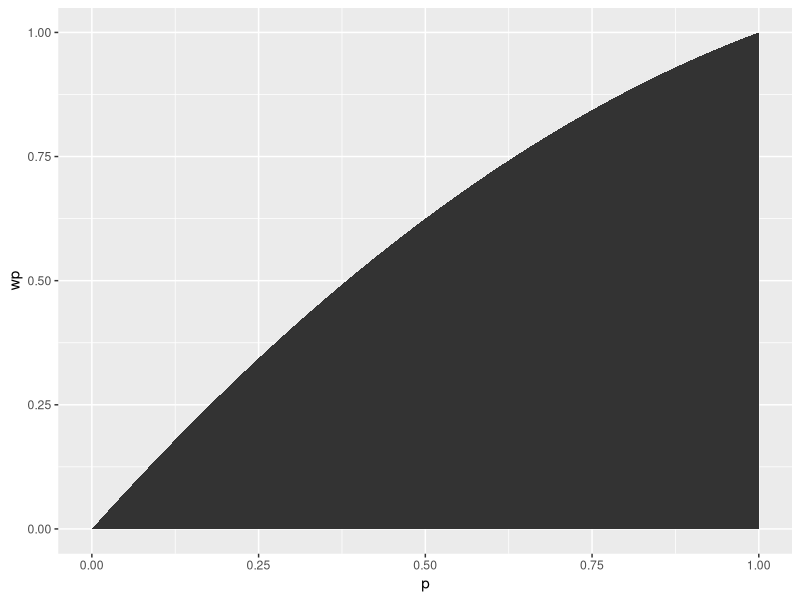

Write the R code that produced this figure.
# Solving puzzle from: https://fivethirtyeight.com/features/can-you-trek-the-triangle/

# Load tidyverse
library(tidyverse)

# The following scenarios are how the 'going for two' scenario would play out
two_point_scenarios <- tribble(
  ~'Scenario #', ~'Try1', ~'Try1_Success', ~'Try2', ~'Try2_Success', ~'Game_Result',
  1, 2, FALSE, 2, FALSE, 0, # Go for it 2x and fail (you lose)
  2, 2, FALSE, 2, TRUE, 0.5, # Go for it 2x and succeed once (OT)
  3, 2, TRUE, 1, TRUE, 1 # Go for it 1x and succeed, then kick extra pt (you win)
)

# Simulate scenarios
outcomes <- data.frame()
for(p in seq(0, 1, by = 0.001)){
  tmp <- two_point_scenarios
  tmp$p <- p
  tmp$win_probs <- c((1-p)**2, p*(1-p), p)
  tmp$wtd_win_prob <- tmp$Game_Result*tmp$win_probs
  outcomes <- rbind(outcomes, win_prob = data.frame(p, wp = sum(tmp$wtd_win_prob)))
}

# Plot the possibilities
ggplot(outcomes, aes(x = p, y = wp)) + geom_area()

# What you need to do algebraically is solve the formula:
# 0.5 = 0*(1-p)^2 + 0.5*(p)(1-p) + 1*p
# Because this would be the average expected wins in each of the 3 'go for it' 
# scenarios (provided p % chance of success on a given 2 pt attempt.)
# Thus, when the average expected wins from 'going for it' is higher than the 
# probability of winning in OT (50%), then going for it is favored.